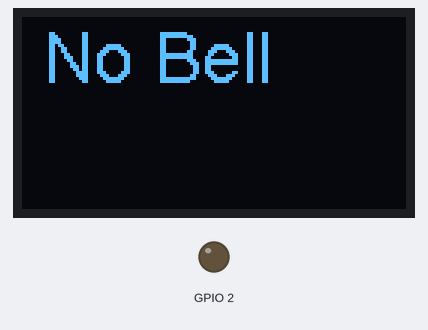
A sketch run on a simulated ESP32. On the bench: 128×64 one-colour display, output pins drawn as LEDs (lit = HIGH). WiFi joins after 1.5 s; servers stay silent unless stated; I2S audio is not simulated (input reads silence); what the sketch prints to the serial monitor is not drawn.

Above: at 0.4 s.
At 1.3 s:
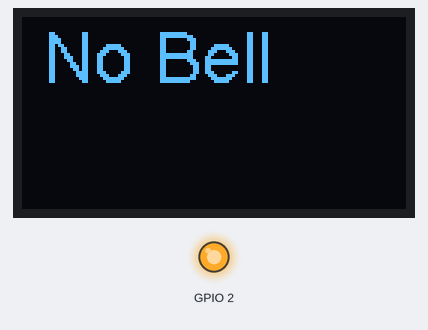
At 10.1 s:
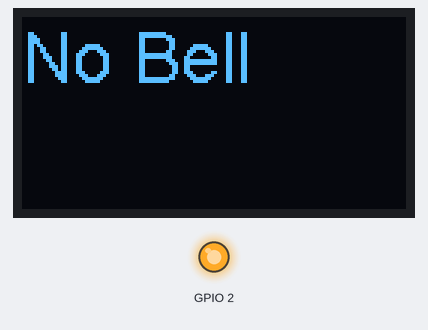
Timing chart, 0 to 11.6 s (numbered marks = the images above):
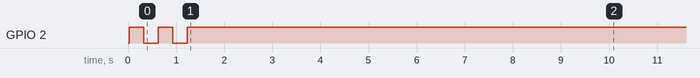

The sketch:

GISMO6_DoorBell_441_OLED_FB.ino
```cpp
#include <Arduino.h>
#include <driver/i2s.h>
#include "arduinoFFT.h"
#include "Credentials.h"


// size of noise sample
#define SAMPLES 1024

const i2s_port_t I2S_PORT = I2S_NUM_0;
const int BLOCK_SIZE = SAMPLES;

#define OCTAVES 9

String tag = "IOTLAB/Audio/BellStatus";

// our FFT data
static float real[SAMPLES];
static float imag[SAMPLES];
static arduinoFFT fft(real, imag, SAMPLES, SAMPLES);
static float energy[OCTAVES];
// A-weighting curve from 31.5 Hz ... 8000 Hz
static const float aweighting[] = {-39.4, -26.2, -16.1, -8.6, -3.2, 0.0, 1.2, 1.0, -1.1};

static unsigned int bell = 0;
static unsigned int fireAlarm = 0;
static unsigned long ts = millis();
static unsigned long last = micros();
static unsigned int sum = 0;
static unsigned int mn = 9999;
static unsigned int mx = 0;
static unsigned int cnt = 0;
static unsigned long lastTrigger[2] = {0, 0};

void OLEDInit();
void OLEDUpdate();
void WiFiinit();
void FirebaseInit();
void FirebaseWrite();


int bellCount;
String bellStatus = " No Bell";
String bellStatus1 = "No_Bell";

static void integerToFloat(int32_t *integer, float *vReal, float *vImag, uint16_t samples)
{
    for (uint16_t i = 0; i < samples; i++)
    {
        vReal[i] = (integer[i] >> 16) / 10.0;
        vImag[i] = 0.0;
    }
}

// calculates energy from Re and Im parts and places it back in the Re part (Im part is zeroed)
static void calculateEnergy(float *vReal, float *vImag, uint16_t samples)
{
    for (uint16_t i = 0; i < samples; i++)
    {
        vReal[i] = sq(vReal[i]) + sq(vImag[i]);
        vImag[i] = 0.0;
    }
}

// sums up energy in bins per octave
static void sumEnergy(const float *bins, float *energies, int bin_size, int num_octaves)
{
    // skip the first bin
    int bin = bin_size;
    for (int octave = 0; octave < num_octaves; octave++)
    {
        float sum = 0.0;
        for (int i = 0; i < bin_size; i++)
        {
            sum += real[bin++];
        }
        energies[octave] = sum;
        bin_size *= 2;
    }
}

static float decibel(float v)
{
    return 10.0 * log(v) / log(10);
}

// converts energy to logaritmic, returns A-weighted sum
static float calculateLoudness(float *energies, const float *weights, int num_octaves, float scale)
{
    float sum = 0.0;
    for (int i = 0; i < num_octaves; i++)
    {
        float energy = scale * energies[i];
        sum += energy * pow(10, weights[i] / 10.0);
        energies[i] = decibel(energy);
    }
    return decibel(sum);
}

void setup(void)
{
    Serial.begin(115200);
    Serial.println("Configuring I2S...");
    esp_err_t err;

    // The I2S config as per the example
    const i2s_config_t i2s_config = {
        .mode = i2s_mode_t(I2S_MODE_MASTER | I2S_MODE_RX), // Receive, not transfer
        .sample_rate = 22627,
        .bits_per_sample = I2S_BITS_PER_SAMPLE_32BIT,
        .channel_format = I2S_CHANNEL_FMT_ONLY_LEFT, // for old esp-idf versions use RIGHT
        .communication_format = i2s_comm_format_t(I2S_COMM_FORMAT_I2S | I2S_COMM_FORMAT_I2S_MSB),
        .intr_alloc_flags = ESP_INTR_FLAG_LEVEL1, // Interrupt level 1
        .dma_buf_count = 8,                       // number of buffers
        .dma_buf_len = BLOCK_SIZE,                // samples per buffer
        .use_apll = true};

    // The pin config as per the setup
    const i2s_pin_config_t pin_config = {
        .bck_io_num = 14,   // BCKL
        .ws_io_num = 27,    // LRCL
        .data_out_num = -1, // not used (only for speakers)
        .data_in_num = 12   // DOUTESP32-INMP441 wiring
    };

    // Configuring the I2S driver and pins.
    // This function must be called before any I2S driver read/write operations.
    err = i2s_driver_install(I2S_PORT, &i2s_config, 0, NULL);
    if (err != ESP_OK)
    {
        Serial.printf("Failed installing driver: %d\n", err);
        while (true)
            ;
    }
    err = i2s_set_pin(I2S_PORT, &pin_config);
    if (err != ESP_OK)
    {
        Serial.printf("Failed setting pin: %d\n", err);
        while (true)
            ;
    }
    Serial.println("I2S driver installed.");
    OLEDInit();
    OLEDUpdate();
    WiFiInit();
    FirebaseInit();
}

unsigned int countSetBits(unsigned int n)
{
    unsigned int count = 0;
    while (n)
    {
        count += n & 1;
        n >>= 1;
    }
    return count;
}

//detecting 2 frequencies. Set wide to true to match the previous and next bin as well
bool detectFrequency(unsigned int *mem, unsigned int minMatch, double peak, unsigned int bin1, unsigned int bin2, bool wide)
{
    *mem = *mem << 1;
    if (peak == bin1 || peak == bin2 || (wide && (peak == bin1 + 1 || peak == bin1 - 1 || peak == bin2 + 1 || peak == bin2 - 1)))
    {
        *mem |= 1;
    }

    if (countSetBits(*mem) >= minMatch)
    {
        return true;
    }

    return false;
}

void sendAlarm(unsigned int index, char *topic, unsigned int timeout)
{
    // do not publish if last trigger was earlier than timeout ms
    if (abs(millis() - lastTrigger[index]) < timeout)
    {
        return;
    }

    lastTrigger[index] = millis();
    //publish to mqtt
    //publish(topic, "1");
}

void sendMetrics(char * topic, unsigned int mn, unsigned int mx, unsigned int avg)
{
    String payload = "{\"min\": ";
    payload += mn;
    payload += ", \"max\":";
    payload += mx;
    payload += ", \"value\":";
    payload += avg;
    payload += "}";

    Serial.println(payload);
    //publish to mqtt
    //publish(topic, (char *)payload.c_str());
}

void calculateMetrics(int val) {
  cnt++;
  sum += val;

  if (val > mx)
  {
      mx = val;
  }

  if (val < mn)
  {
      mn = val;
  }
}

void loop(void)
{
    if (micros() - last < 45200) {
      // send mqtt metrics every 10s while waiting and no trigger is detected
      if (millis() - ts >= 10000 && bell == 0 && fireAlarm == 0)
      {
          //Serial.println(cnt[0]);
          sendMetrics("home/noise", mn, mx, sum / cnt);
          cnt = 0;
          sum = 0;
          mn = 9999;
          mx = 0;
          ts = millis();
         // display.clear();
         // display.display();
         bellStatus = "No Bell";
         bellStatus1 = "No_Bell";
         OLEDUpdate();
         FirebaseWrite();
         Serial.println(bellStatus);
      }
      return;
    }

    last = micros();

    static int32_t samples[BLOCK_SIZE];

    // Read multiple samples at once and calculate the sound pressure
    size_t num_bytes_read;
    esp_err_t err = i2s_read(I2S_PORT,
                             (char *)samples,
                             BLOCK_SIZE, // the doc says bytes, but its elements.
                             &num_bytes_read,
                             portMAX_DELAY); // no timeout
    int samples_read = num_bytes_read / 8;

    // integer to float
    integerToFloat(samples, real, imag, SAMPLES);

    // apply flat top window, optimal for energy calculations
    fft.Windowing(FFT_WIN_TYP_FLT_TOP, FFT_FORWARD);
    fft.Compute(FFT_FORWARD);

    // calculate energy in each bin
    calculateEnergy(real, imag, SAMPLES);

    // sum up energy in bin for each octave
    sumEnergy(real, energy, 1, OCTAVES);

    // calculate loudness per octave + A weighted loudness
    float loudness = calculateLoudness(energy, aweighting, OCTAVES, 1.0);

    unsigned int peak = (int)floor(fft.MajorPeak());
    //Serial.println(peak);

    // detecting 1kHz and 1.5kHz 738Hz
    if (detectFrequency(&bell, 15, peak, 33, 34, true))
    {
        Serial.println("Detected bell");
        sendAlarm(0, "home/alarm/doorbell", 2000);
        bellCount++;
        if(bellCount > 10){
          bellStatus = "Bell !!!!";
          bellStatus1 = "Bell_!_!";
          OLEDUpdate();
          FirebaseWrite();
          Serial.println(bellStatus);
          bellCount = 0;
        }

    }


    //detecting frequencies around 3kHz
    if (detectFrequency(&fireAlarm, 15, peak, 140, 141, true))
    {
        Serial.println("Detected fire alarm");
        sendAlarm(1, "home/alarm/fire", 10000);
    }

    calculateMetrics(loudness);
}
void OLEDInit(){
  display.init();
  display.setFont(ArialMT_Plain_24);
}

void OLEDUpdate(){
  display.clear();
  display.drawString(0,0,bellStatus);
//  display.drawString(40,30,String(beatAvg));
  display.display();
}
void WiFiInit(){
  pinMode(2,OUTPUT);
  WiFi.begin(WIFI_SSID, WIFI_PASSWORD);
  Serial.print("Connecting to Wi-Fi");
  while (WiFi.status() != WL_CONNECTED)
  {
    Serial.print(".");
    digitalWrite(2,!digitalRead(2));
    delay(300);
  }
  Serial.println();
  Serial.print("Connected with IP: ");
  Serial.println(WiFi.localIP());
  Serial.println();

}
void FirebaseInit(){
  Firebase.begin(FIREBASE_HOST, FIREBASE_AUTH);
  Firebase.reconnectWiFi(true);

}
void FirebaseWrite(){
  Firebase.setString(firebaseData,tag,bellStatus1);

}
```

Credentials.h
```cpp
#define FIREBASE_HOST "xxxxxxxxxxxxxxxxxx" //Do not include https:// in FIREBASE_HOST
#define FIREBASE_AUTH "xxxxxxxxxxxxxxxxx"
#define WIFI_SSID "xxxxxxxxxxx"
#define WIFI_PASSWORD "xxxxxxxxxxxxxxxxxxxxxx"
#include <Wire.h>
#include "SSD1306.h"
#include "FirebaseESP32.h"
FirebaseData firebaseData;
SSD1306  display(0x3c, 21, 22);
```

arduinoFFT.cpp
```cpp
// (licence header left out)
#include "arduinoFFT.h"

arduinoFFT::arduinoFFT(float *vReal, float *vImag, uint16_t samples, float samplingFrequency)
{// Constructor
	this->_vReal = vReal;
	this->_vImag = vImag;
	this->_samples = samples;
	this->_samplingFrequency = samplingFrequency;
	this->_power = Exponent(samples);
}

arduinoFFT::~arduinoFFT(void)
{
// Destructor
}

uint8_t arduinoFFT::Revision(void)
{
	return(FFT_LIB_REV);
}

void arduinoFFT::Compute(uint8_t dir)
{// Computes in-place complex-to-complex FFT /
	// Reverse bits /
	uint16_t j = 0;
	for (uint16_t i = 0; i < (this->_samples - 1); i++) {
		if (i < j) {
			Swap(&this->_vReal[i], &this->_vReal[j]);
			if(dir==FFT_REVERSE)
				Swap(&this->_vImag[i], &this->_vImag[j]);
		}
		uint16_t k = (this->_samples >> 1);
		while (k <= j) {
			j -= k;
			k >>= 1;
		}
		j += k;
	}
	// Compute the FFT  /
	float c1 = -1.0;
	float c2 = 0.0;
	uint16_t l2 = 1;
	for (uint8_t l = 0; (l < this->_power); l++) {
		uint16_t l1 = l2;
		l2 <<= 1;
		float u1 = 1.0;
		float u2 = 0.0;
		for (j = 0; j < l1; j++) {
			 for (uint16_t i = j; i < this->_samples; i += l2) {
					uint16_t i1 = i + l1;
					float t1 = u1 * this->_vReal[i1] - u2 * this->_vImag[i1];
					float t2 = u1 * this->_vImag[i1] + u2 * this->_vReal[i1];
					this->_vReal[i1] = this->_vReal[i] - t1;
					this->_vImag[i1] = this->_vImag[i] - t2;
					this->_vReal[i] += t1;
					this->_vImag[i] += t2;
			 }
			 float z = ((u1 * c1) - (u2 * c2));
			 u2 = ((u1 * c2) + (u2 * c1));
			 u1 = z;
		}
		c2 = sqrt((1.0 - c1) / 2.0);
		if (dir == FFT_FORWARD) {
			c2 = -c2;
		}
		c1 = sqrt((1.0 + c1) / 2.0);
	}
	// Scaling for reverse transform /
	if (dir != FFT_FORWARD) {
		for (uint16_t i = 0; i < this->_samples; i++) {
			 this->_vReal[i] /= this->_samples;
			 this->_vImag[i] /= this->_samples;
		}
	}
}

void arduinoFFT::ComplexToMagnitude()
{ // vM is half the size of vReal and vImag
	for (uint16_t i = 0; i < this->_samples; i++) {
		this->_vReal[i] = sqrt(sq(this->_vReal[i]) + sq(this->_vImag[i]));
	}
}

void arduinoFFT::DCRemoval()
{
	// calculate the mean of vData
	float mean = 0;
	for (uint16_t i = 1; i < ((this->_samples >> 1) + 1); i++)
	{
		mean += this->_vReal[i];
	}
	mean /= this->_samples;
	// Subtract the mean from vData
	for (uint16_t i = 1; i < ((this->_samples >> 1) + 1); i++)
	{
		this->_vReal[i] -= mean;
	}
}

void arduinoFFT::Windowing(uint8_t windowType, uint8_t dir)
{// Weighing factors are computed once before multiple use of FFT
// The weighing function is symetric; half the weighs are recorded
	float samplesMinusOne = (float(this->_samples) - 1.0);
	for (uint16_t i = 0; i < (this->_samples >> 1); i++) {
		float indexMinusOne = float(i);
		float ratio = (indexMinusOne / samplesMinusOne);
		float weighingFactor = 1.0;
		// Compute and record weighting factor
		switch (windowType) {
		case FFT_WIN_TYP_RECTANGLE: // rectangle (box car)
			weighingFactor = 1.0;
			break;
		case FFT_WIN_TYP_HAMMING: // hamming
			weighingFactor = 0.54 - (0.46 * cos(twoPi * ratio));
			break;
		case FFT_WIN_TYP_HANN: // hann
			weighingFactor = 0.54 * (1.0 - cos(twoPi * ratio));
			break;
		case FFT_WIN_TYP_TRIANGLE: // triangle (Bartlett)
			weighingFactor = 1.0 - ((2.0 * abs(indexMinusOne - (samplesMinusOne / 2.0))) / samplesMinusOne);
			break;
		case FFT_WIN_TYP_NUTTALL: // nuttall
			weighingFactor = 0.355768 - (0.487396 * (cos(twoPi * ratio))) + (0.144232 * (cos(fourPi * ratio))) - (0.012604 * (cos(sixPi * ratio)));
			break;
		case FFT_WIN_TYP_BLACKMAN: // blackman
			weighingFactor = 0.42323 - (0.49755 * (cos(twoPi * ratio))) + (0.07922 * (cos(fourPi * ratio)));
			break;
		case FFT_WIN_TYP_BLACKMAN_NUTTALL: // blackman nuttall
			weighingFactor = 0.3635819 - (0.4891775 * (cos(twoPi * ratio))) + (0.1365995 * (cos(fourPi * ratio))) - (0.0106411 * (cos(sixPi * ratio)));
			break;
		case FFT_WIN_TYP_BLACKMAN_HARRIS: // blackman harris
			weighingFactor = 0.35875 - (0.48829 * (cos(twoPi * ratio))) + (0.14128 * (cos(fourPi * ratio))) - (0.01168 * (cos(sixPi * ratio)));
			break;
		case FFT_WIN_TYP_FLT_TOP: // flat top
			weighingFactor = 0.2810639 - (0.5208972 * cos(twoPi * ratio)) + (0.1980399 * cos(fourPi * ratio));
			break;
		case FFT_WIN_TYP_WELCH: // welch
			weighingFactor = 1.0 - sq((indexMinusOne - samplesMinusOne / 2.0) / (samplesMinusOne / 2.0));
			break;
		}
		if (dir == FFT_FORWARD) {
			this->_vReal[i] *= weighingFactor;
			this->_vReal[this->_samples - (i + 1)] *= weighingFactor;
		}
		else {
			this->_vReal[i] /= weighingFactor;
			this->_vReal[this->_samples - (i + 1)] /= weighingFactor;
		}
	}
}

float arduinoFFT::MajorPeak()
{
	float maxY = 0;
	uint16_t IndexOfMaxY = 0;
	//If sampling_frequency = 2 * max_frequency in signal,
	//value would be stored at position samples/2
	for (uint16_t i = 1; i < ((this->_samples >> 1) + 1); i++) {
		if ((this->_vReal[i-1] < this->_vReal[i]) && (this->_vReal[i] > this->_vReal[i+1])) {
			if (this->_vReal[i] > maxY) {
				maxY = this->_vReal[i];
				IndexOfMaxY = i;
			}
		}
	}
	float delta = 0.5 * ((this->_vReal[IndexOfMaxY-1] - this->_vReal[IndexOfMaxY+1]) / (this->_vReal[IndexOfMaxY-1] - (2.0 * this->_vReal[IndexOfMaxY]) + this->_vReal[IndexOfMaxY+1]));
	float interpolatedX = ((IndexOfMaxY + delta)  * this->_samplingFrequency) / (this->_samples-1);
	if(IndexOfMaxY==(this->_samples >> 1)) //To improve calculation on edge values
		interpolatedX = ((IndexOfMaxY + delta)  * this->_samplingFrequency) / (this->_samples);
	// returned value: interpolated frequency peak apex
	return(interpolatedX);
}

void arduinoFFT::MajorPeak(float *f, float *v)
{
	float maxY = 0;
	uint16_t IndexOfMaxY = 0;
	//If sampling_frequency = 2 * max_frequency in signal,
	//value would be stored at position samples/2
	for (uint16_t i = 1; i < ((this->_samples >> 1) + 1); i++) {
		if ((this->_vReal[i - 1] < this->_vReal[i]) && (this->_vReal[i] > this->_vReal[i + 1])) {
			if (this->_vReal[i] > maxY) {
				maxY = this->_vReal[i];
				IndexOfMaxY = i;
			}
		}
	}
	float delta = 0.5 * ((this->_vReal[IndexOfMaxY - 1] - this->_vReal[IndexOfMaxY + 1]) / (this->_vReal[IndexOfMaxY - 1] - (2.0 * this->_vReal[IndexOfMaxY]) + this->_vReal[IndexOfMaxY + 1]));
	float interpolatedX = ((IndexOfMaxY + delta)  * this->_samplingFrequency) / (this->_samples - 1);
	if (IndexOfMaxY == (this->_samples >> 1)) //To improve calculation on edge values
		interpolatedX = ((IndexOfMaxY + delta)  * this->_samplingFrequency) / (this->_samples);
	// returned value: interpolated frequency peak apex
	*f = interpolatedX;
	*v = abs(this->_vReal[IndexOfMaxY - 1] - (2.0 * this->_vReal[IndexOfMaxY]) + this->_vReal[IndexOfMaxY + 1]);
}

uint8_t arduinoFFT::Exponent(uint16_t value)
{
	// Calculates the base 2 logarithm of a value
	uint8_t result = 0;
	while (((value >> result) & 1) != 1) result++;
	return(result);
}

// Private functions

void arduinoFFT::Swap(float *x, float *y)
{
	float temp = *x;
	*x = *y;
	*y = temp;
}
```

arduinoFFT.h
```cpp
// (licence header left out)
#ifndef arduinoFFT_h /* Prevent loading library twice */
#define arduinoFFT_h
#ifdef ARDUINO
	#if ARDUINO >= 100
		#include "Arduino.h"
	#else
		#include "WProgram.h" /* This is where the standard Arduino code lies */
	#endif
#else
	#include <stdlib.h>
	#include <stdio.h>
	#ifdef __AVR__
		#include <avr/io.h>
	#endif
	#include <math.h>
	#include "defs.h"
	#include "types.h"
#endif

#define FFT_LIB_REV 0x14
/* Custom constants */
#define FFT_FORWARD 0x01
#define FFT_REVERSE 0x00

/* Windowing type */
#define FFT_WIN_TYP_RECTANGLE 0x00 /* rectangle (Box car) */
#define FFT_WIN_TYP_HAMMING 0x01 /* hamming */
#define FFT_WIN_TYP_HANN 0x02 /* hann */
#define FFT_WIN_TYP_TRIANGLE 0x03 /* triangle (Bartlett) */
#define FFT_WIN_TYP_NUTTALL 0x04 /* nuttall */
#define FFT_WIN_TYP_BLACKMAN 0x05 /* blackman */
#define FFT_WIN_TYP_BLACKMAN_NUTTALL 0x06 /* blackman nuttall */
#define FFT_WIN_TYP_BLACKMAN_HARRIS 0x07 /* blackman harris*/
#define FFT_WIN_TYP_FLT_TOP 0x08 /* flat top */
#define FFT_WIN_TYP_WELCH 0x09 /* welch */
/*Mathematial constants*/
#define twoPi 6.28318531
#define fourPi 12.56637061
#define sixPi 18.84955593

class arduinoFFT {
public:
	/* Constructor */
//	arduinoFFT(void);
	arduinoFFT(float *vReal, float *vImag, uint16_t samples, float samplingFrequency);
	/* Destructor */
	~arduinoFFT(void);
	/* Functions */
	uint8_t Revision(void);
	uint8_t Exponent(uint16_t value);
//	void ComplexToMagnitude(float *vReal, float *vImag, uint16_t samples);
//	void Compute(float *vReal, float *vImag, uint16_t samples, uint8_t dir);
//	void Compute(float *vReal, float *vImag, uint16_t samples, uint8_t power, uint8_t dir);
//	void DCRemoval(float *vData, uint16_t samples);
//	float MajorPeak(float *vD, uint16_t samples, float samplingFrequency);
//	void Windowing(float *vData, uint16_t samples, uint8_t windowType, uint8_t dir);
	void ComplexToMagnitude();
	void Compute(uint8_t dir);
	void DCRemoval();
	float MajorPeak();
	void Windowing(uint8_t windowType, uint8_t dir);

	void MajorPeak(float *f, float *v);
//	void MajorPeak(float *vD, uint16_t samples, float samplingFrequency, float *f, float *v);


private:
	/* Variables */
	uint16_t _samples;
	float _samplingFrequency;
	float *_vReal;
	float *_vImag;
	uint8_t _power;
	/* Functions */
	void Swap(float *x, float *y);
};

#endif
```
